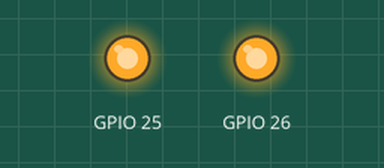
Recording of a sketch running on a simulated ESP32. Shown: output pins drawn as LEDs (lit = HIGH).

Above: at 0.1 s.
Timing chart, 0 to 1.6 s (numbered marks = the images above):
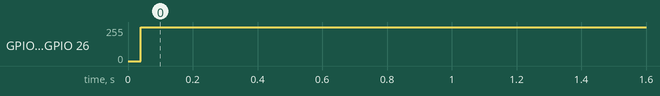

Measured:
- by itself, GPIO 25, GPIO 26: 0/255 → 254/255 at 0.04 s

The sketch:

M5Stack.XYimage.ino
```cpp
#include <driver/dac.h>

void setup() {
  dac_output_enable(DAC_CHANNEL_1);
  dac_output_enable(DAC_CHANNEL_2);

}

void loop() {
  int col, line;
  for(line = 0; line < 100; line++) {
    dac_output_voltage(DAC_CHANNEL_1, line * 2);
    for(col = 0; col < 100; col++) {
      if(col % 3 == 0) {
        dac_output_voltage(DAC_CHANNEL_1, line * 2);
        dac_output_voltage(DAC_CHANNEL_2, col * 2);
      }
      else
      {
        dac_output_voltage(DAC_CHANNEL_1, 0);
        dac_output_voltage(DAC_CHANNEL_2, col * 2);
      }

    }
  }
  dac_output_voltage(DAC_CHANNEL_1, 254);
  dac_output_voltage(DAC_CHANNEL_2, 254);
  delay(20);
}
```
